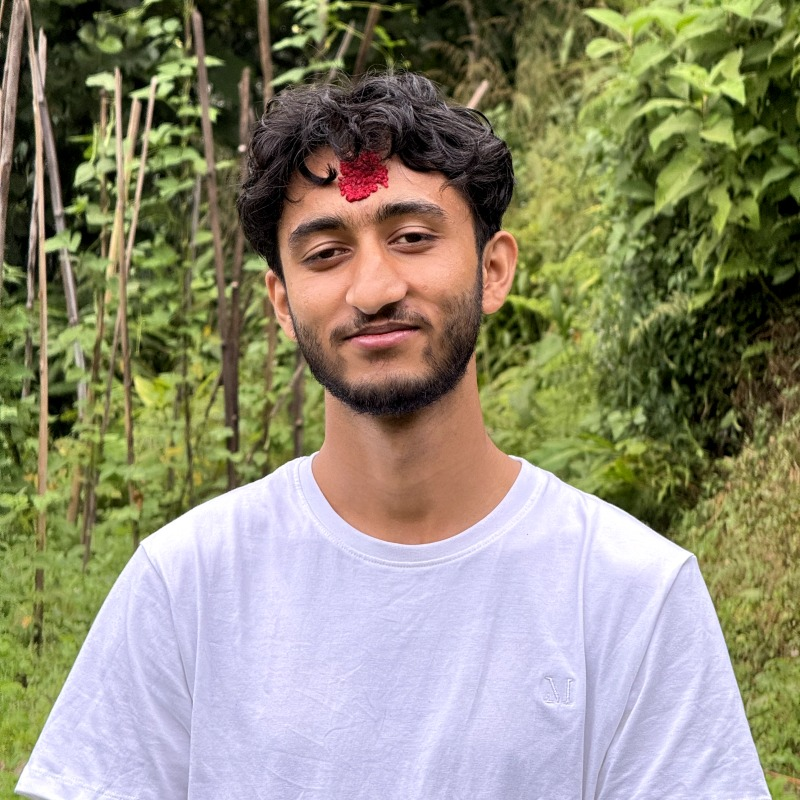
#> input picture data/input/kiran.jpeg, 800 x 800 px
$ python -i utils.py   (imports and definitions only)
#> lines starting #> are read from the running program, lines starting #| are printed output that depends on the picture
from pathlib import Path

import numpy as np
import PIL.Image as pil

def load_image(image_path, mode="grayscale", max_size=128):
#> called with image_path = '../../data/input/kiran.jpeg', mode = 'grayscale', max_size = 128
    image_path = Path(image_path)

    if not image_path.exists():
        raise FileNotFoundError(f"Image file not found: {image_path}")

    if mode not in ("grayscale", "rgb"):
        raise ValueError("mode must be either in grayscale or rgb")

    image = pil.open(image_path)
#> image is the input picture: PIL image 800x800 RGB; mean R, G, B 143.5, 140.2, 118.1

    if mode == "grayscale":
        image = image.convert("L")
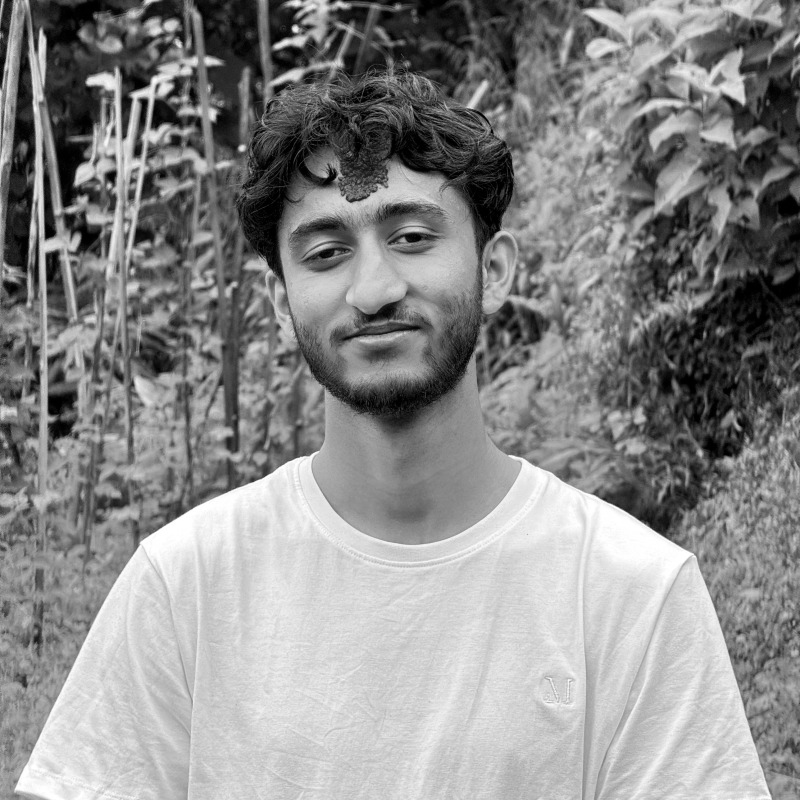
#> image: PIL image 800x800 L; min 0, max 255, mean 138.7
    else:
        image = image.convert("RGB")

    image = resize_image(image, max_size=max_size)

    image_array = np.asarray(image, dtype=np.float64)
    image_array /= 255.0

    return image_array

def resize_image(image, max_size=128):

#> called with max_size = 128
    if max_size is None:
        return image

    if max_size <= 0:
        raise ValueError("max_size must be positive or None")

    width, height = image.size
#> width = 800; height = 800
    largest_side = max(width, height)
#> largest_side = 800

    if largest_side <= max_size:
        return image

    scale = max_size / largest_side
#> scale = 0.16
    new_width = int(round(width * scale))
#> new_width = 128
    new_height = int(round(height * scale))
#> new_height = 128

    return image.resize((new_width, new_height), pil.Resampling.LANCZOS)
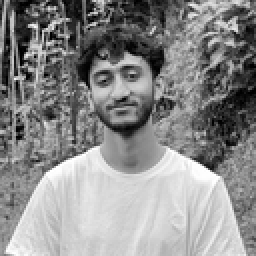
#> returned value: PIL image 128x128 L (shown 2 times larger); min 0, max 255, mean 138.7


def flatten_image(image):
    if image.ndim == 2:
        return image.reshape(-1)

    if image.ndim == 3:
        height, width, channels = image.shape
        return image.reshape(height * width, channels)

    raise ValueError("image must be either 2D grayscale or 3D RGB")


def reshape_vector_to_image(vector, height, width):

    vector = np.asarray(vector)

    expected_size = height * width
    if vector.size != expected_size:
        raise ValueError(
            f"Cannot reshape vector of size {vector.size} into image shape "
            f"({height}, {width})"
        )

    return vector.reshape((height, width))

>>> result = load_image('../../data/input/kiran.jpeg')
